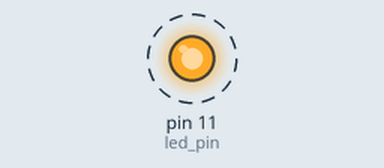
Recording of a program running on a simulated Raspberry Pi (header pin numbers). Parts: output pins drawn as LEDs (lit = HIGH). Dashed ring = blinking. What the program prints to the terminal is not drawn.

Above: at 0.2 s.
Timing chart, 0 to 3.0 s (numbered marks = the images above):
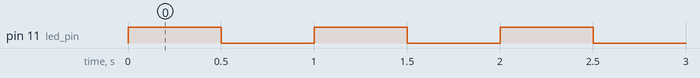

The program:

blink.py
```python
import RPi.GPIO as GPIO
import time

led_pin = 11

def setup():
	GPIO.setmode(GPIO.BOARD) # use physical GPIO numbering
	GPIO.setup(led_pin, GPIO.OUT, initial=False) #Set the led_pin to output, initial level LOW
	print(f'Using pin #{led_pin}.')

def loop():
	while True:
		GPIO.output(led_pin, True) # Turn on LED - True=1=GPIO.HIGH
		print('LED turned on')
		time.sleep(0.5)
		GPIO.output(led_pin, False) # Turn off LED - False=0=GPIO.LOW
		print('LED turned off')
		time.sleep(0.5)

def destroy():
	GPIO.cleanup() # Release all GPIO

if __name__ == '__main__':
	print ('Program starting...\n')
	setup()
	try:
		loop()
	except KeyboardInterrupt: # press ctrl+c to end the program
		destroy()
```

Measured:
- by itself, pin 11 (led_pin): alternates HIGH for 0.50 s and LOW for 0.50 s
